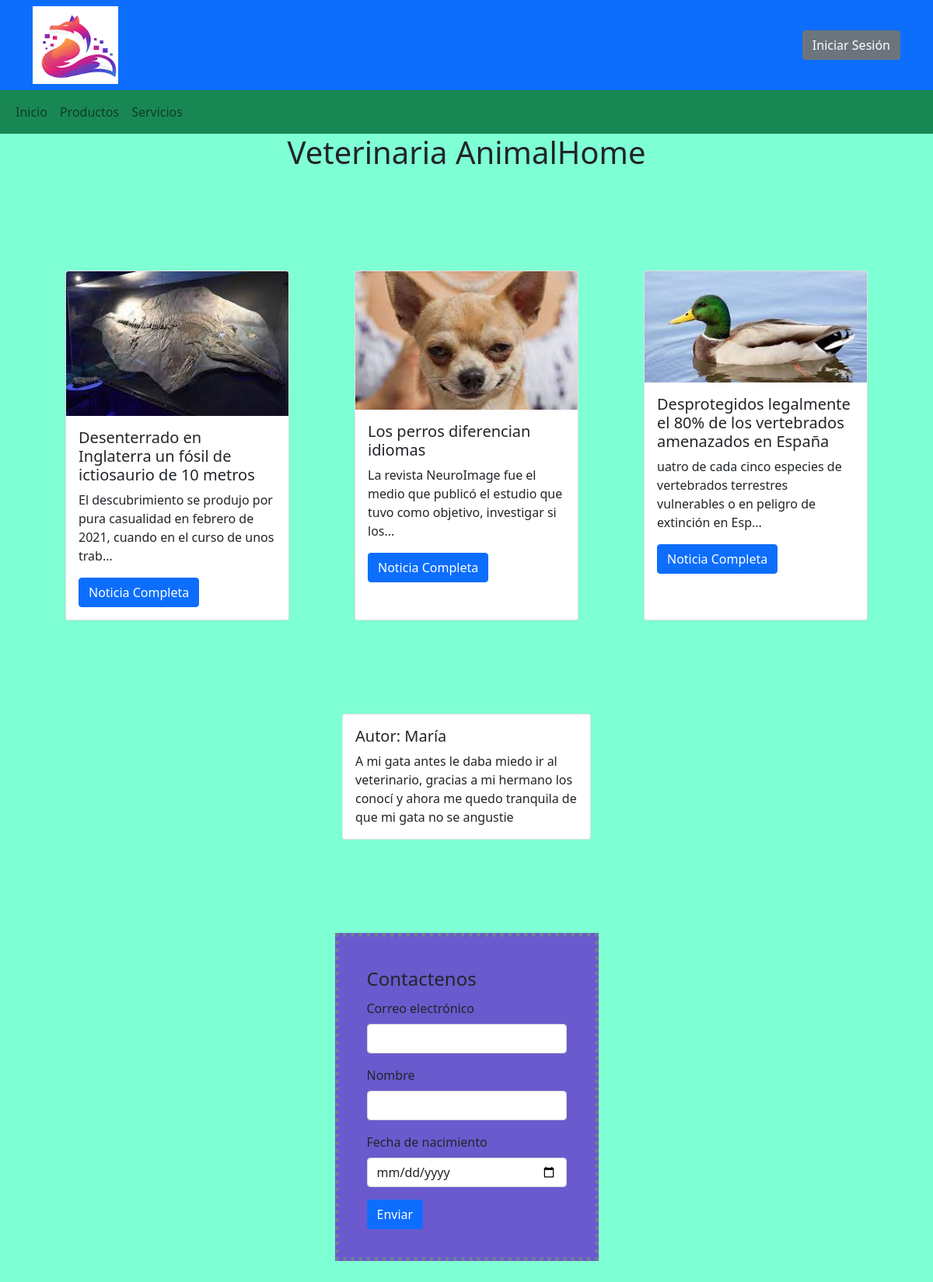
The page / on the database its author committed.
### tables this page shows
CREATE TABLE `noticia` (
  `id` int(2) NOT NULL,
  `titulo` varchar(500) NOT NULL,
  `contenido` varchar(2000) NOT NULL,
  `imagen` varchar(350) NOT NULL COMMENT 'url de la imagen',
  `fecha` date NOT NULL COMMENT 'fecha para publicar'
);

CREATE TABLE `testimonio` (
  `id` int(2) NOT NULL,
  `dni_autor` varchar(9) NOT NULL,
  `contenido` varchar(800) NOT NULL,
  `fecha` date NOT NULL
);

### index.php (the view, shortened to what this page needs)
<!DOCTYPE html>
<html lang="es">
<head>
 <link href="https://cdn.jsdelivr.net/npm/bootstrap@5.1.3/dist/css/bootstrap.min.css" rel="stylesheet">
 <link rel="stylesheet" href="./estilos/estilos.css">
</head>
<body>
 <?php
      require('./php/funciones.php');
      $conexion=conexion();
      $e1="#";
      $e2="./php";
      $r1="./php";
      echo insertar_cab($r1);
      echo insertar_nav($e1,$e2);
      $hoy=date("Y/m/d");
      echo"<main>
          <h1 class='titulo'>Veterinaria AnimalHome</h1>
          <section id='noticias_index'>";
      $sentencia="select * from noticia where fecha<='$hoy'
               order by fecha desc limit 0,3";
     $consulta=$conexion->query($sentencia);
     if(!$consulta){
          echo"<h3 class='error'>ERROR AL CONSULTAR</h3>";
     }else{
          if($consulta->num_rows==0){
               echo"<h3>No hay noticias</h3>";
          }else{
               while($fila=$consulta->fetch_array(MYSQLI_ASSOC)){
                    $cadena=$fila['contenido'];
                    $cortar=cortar_texto($cadena);
                    echo
                    '
                    <div class="card" style="width: 18rem;">
                         <img src='.$fila["imagen"].' class="card-img-top" alt="...">
                         <div class="card-body">
                              <h5 class="card-title">'.$fila["titulo"].'</h5>
                              <p class="card-text">'.$cortar.'...</p>
                              <a href="./php/noticia_completa.php?id='.$fila["id"].'" class="btn btn-primary">Noticia Completa</a>
                         </div>
                    </div>
                    ';
               }
          }
     }
     echo"</section>";
     $sentencia2="select d.nombre,t.contenido from testimonio t, dueño d where t.dni_autor=d.dni
                    order by rand() limit 1";
     $consulta=$conexion->prepare($sentencia2);
     $consulta->bind_result($autor,$comentario);
     if(!($consulta->execute())){
          echo"<h3 class='error'>ERROR AL CONSULTAR</h3>";
     }else{
          $consulta->store_result();
          if($consulta->num_rows==0){
               echo"<h3>No hay testimonios</h3>";
          }else{
               echo
               '
               <section id="autor_index">
               <div class="card" style="width: 20rem;">
                    <div class="card-body">
                         <h5 class="card-title">Autor: '.$autor.'</h5>
                         <p class="card-text">'.$comentario.'</p>
                    </div>
               </div>
               ';
          }
     }
     echo"</section>";
     echo
          '
          <section id="form_index">
          <form method="POST" action="#">
          <legend>Contactenos</legend>
               <div class="mb-3">
                    <label for="correo" class="form-label">Correo electrónico</label>
                    <input type="email" class="form-control" id="correo">
               </div>
               <div class="mb-3">
                    <label for="nombre" class="form-label">Nombre</label>
                    <input type="text" class="form-control" id="nombre">
               </div>
               <div class="mb-3">
                    <label for="fecha" class="form-label">Fecha de nacimiento</label>
                    <input type="date" class="form-control" id="fecha">
               </div>
               <button type="submit" class="btn btn-primary">Enviar</button>
          </form>
          ';
     echo"</main>";
 ?>
</body>
</html>

### php/funciones.php (shortened to what this page needs)
<?php
function insertar_cab($r1){
  if(isset($_SESSION['dni'])){
  $header=
  '
  <nav class="navbar navbar-dark bg-primary">
    <div class="container">
        <img src="../imagenes/zorro.png" alt="" width="110" height="100">
        <a href="'.$r1.'/cerrar_sesion.php" class="btn btn-secondary" role="button">Cerrar Sesión</a>
    </div>
  </nav>
  ';
  }else{
    $header=
  '
  <nav class="navbar navbar-dark bg-primary">
    <div class="container">
        <img src="../imagenes/zorro.png" alt="" width="110" height="100">
        <a href="'.$r1.'/login_registro.php" class="btn btn-secondary" role="button">Iniciar Sesión</a>
    </div>
  </nav>
  ';
  }
  return $header;
}
function insertar_nav($e1,$e2){
     if(isset($_SESSION['dni']))
     {
          if($_SESSION['dni']==="00000000A")
          {
               $nav=
               '
               <nav class="navbar navbar-expand-lg navbar-light bg-info">
               <div class="container-fluid">
                 <button class="navbar-toggler" type="button" data-bs-toggle="collapse" data-bs-target="#navbarNav" aria-controls="navbarNav" aria-expanded="false" aria-label="Toggle navigation">
                   <span class="navbar-toggler-icon"></span>
                 </button>
                 <div class="collapse navbar-collapse" id="navbarNav">
                   <ul class="navbar-nav">
                    <li class="nav-item">
                         <a class="nav-link" href="'.$e1.'/index.php">Inicio</a>
                    </li>
                     <li class="nav-item">
                       <a class="nav-link" href="'.$e2.'/clientes.php">Clientes</a>
                     </li>
                     <li class="nav-item">
                       <a class="nav-link" href="'.$e2.'/dueños.php">Dueños</a>
                     </li>
                     <li class="nav-item">
                       <a class="nav-link" href="'.$e2.'/productos.php">Productos</a>
                     </li>
                     <li class="nav-item">
                       <a class="nav-link" href="'.$e2.'/servicios.php">Servicios</a>
                     </li>
                     <li class="nav-item">
                       <a class="nav-link" href="'.$e2.'/testimonios.php">Testimonios</a>
                     </li>
                     <li class="nav-item">
                       <a class="nav-link" href="'.$e2.'/noticias.php">Noticias</a>
                     </li>
                     <li class="nav-item">
                       <a class="nav-link" href="'.$e2.'/citas.php">Citas</a>
                     </li>
                   </ul>
                 </div>
               </div>
             </nav>
               ';
          }else
          {
               $nav=
               '
               <nav class="navbar navbar-expand-lg navbar-light bg-success">
               <div class="container-fluid">
                 <button class="navbar-toggler" type="button" data-bs-toggle="collapse" data-bs-target="#navbarNav" aria-controls="navbarNav" aria-expanded="false" aria-label="Toggle navigation">
                   <span class="navbar-toggler-icon"></span>
                 </button>
                 <div class="collapse navbar-collapse" id="navbarNav">
                   <ul class="navbar-nav">
                    <li class="nav-item">
                         <a class="nav-link" href="'.$e1.'/index.php">Inicio</a>
                    </li>
                     <li class="nav-item">
                       <a class="nav-link" href="'.$e2.'/mis_mascotas.php">Mis mascotas</a>
                     </li>
                     <li class="nav-item">
                       <a class="nav-link" href="'.$e2.'/datos_personales.php">Datos personales</a>
                     </li>
                     <li class="nav-item">
                       <a class="nav-link" href="'.$e2.'/citas.php">Mis citas</a>
                     </li>
                     <li class="nav-item">
                       <a class="nav-link" href="'.$e2.'/productos.php">Productos</a>
                     </li>
                     <li class="nav-item">
                       <a class="nav-link" href="'.$e2.'/servicios.php">Servicios</a>
                     </li>
                   </ul>
                 </div>
               </div>
             </nav>
               ';
          }
     }else
     {
          $nav=
               '
               <nav class="navbar navbar-expand-lg navbar-light bg-success">
               <div class="container-fluid">
                 <div class="collapse navbar-collapse" id="navbarNav">
                   <ul class="navbar-nav">
                    <li class="nav-item">
                         <a class="nav-link" href="'.$e1.'/index.php">Inicio</a>
                    </li>
                     <li class="nav-item">
                       <a class="nav-link" href="'.$e2.'/productos.php">Productos</a>
                     </li>
                     <li class="nav-item">
                       <a class="nav-link" href="'.$e2.'/servicios.php">Servicios</a>
                     </li>
                   </ul>
                 </div>
               </div>
             </nav>
               ';
     }
     return $nav;
}
function cortar_texto($cadena){
     $acortado="";
     if(strlen($cadena)<100){
          return $cadena;
     }else{
          for($i=0;$i<100;$i++){
               $acortado[$i]=$cadena[$i];
          }
          return $acortado;
     }
}
?>

### estilos/estilos.css (style rules this page uses)
body { background-color: aquamarine; }
.titulo { display: flex; justify-content: center; padding-bottom: 10%; }
#noticias_index { display: flex; padding-bottom: 10%; justify-content: space-evenly; }
#autor_index { display: flex; padding-bottom: 10%; justify-content:center; }
#form_index { display: flex; padding-bottom: 10%; justify-content: center; }
#form_index form { background-color: slateblue; padding: 3%; border:slategray dotted 5px; }

### rows shown on the page
noticia: imagen (picture), titulo "Desenterrado en Inglaterra un fósil de ictiosaurio de 10 metros", contenido "El descubrimiento se produjo por pura casualidad en febrero de 2021, cuando en el curso de unos trab"
noticia: imagen (picture), titulo "Los perros diferencian idiomas", contenido "La revista NeuroImage fue el medio que publicó el estudio que tuvo como objetivo, investigar si los"
noticia: imagen (picture), titulo "Desprotegidos legalmente el 80% de los vertebrados amenazados en España", contenido "uatro de cada cinco especies de vertebrados terrestres vulnerables o en peligro de extinción en Esp"
testimonio: dni_autor.nombre "María", contenido "A mi gata antes le daba miedo ir al veterinario, gracias a mi hermano los conocí y ahora me quedo tranquila de que mi gata no se angustie"
